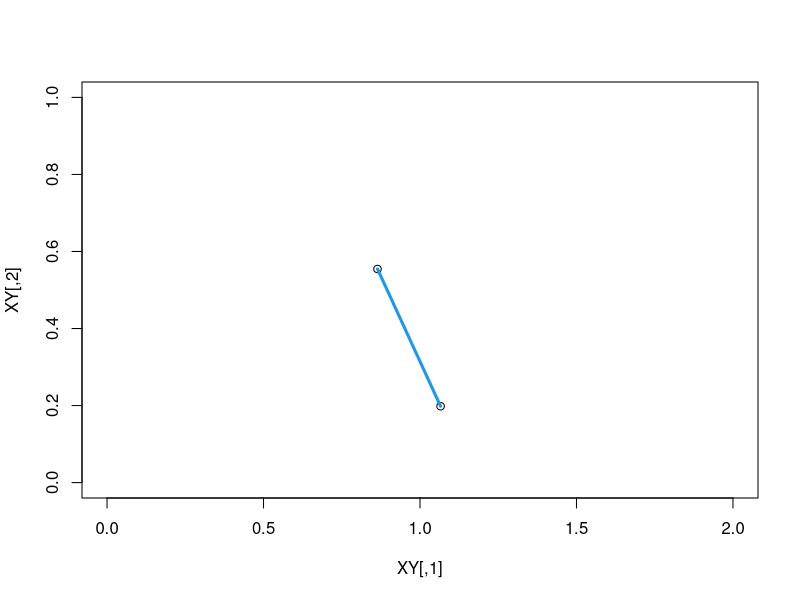
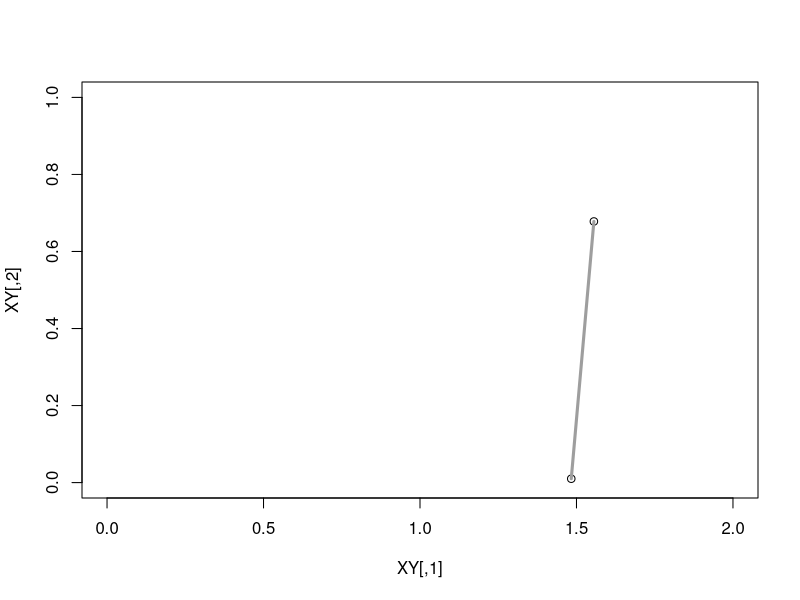
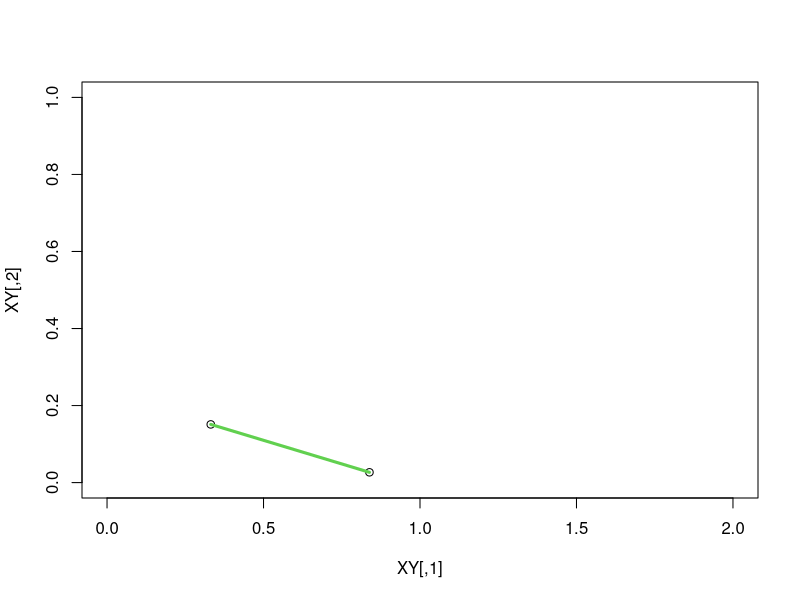
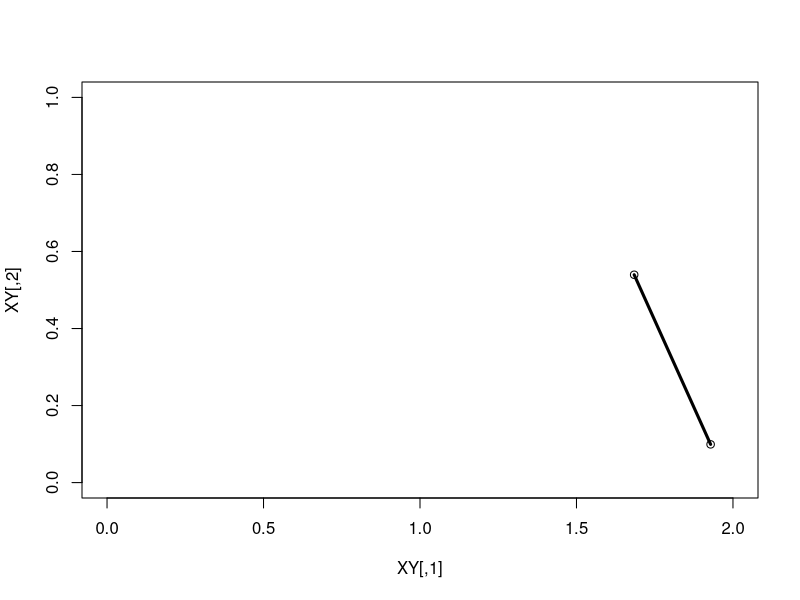
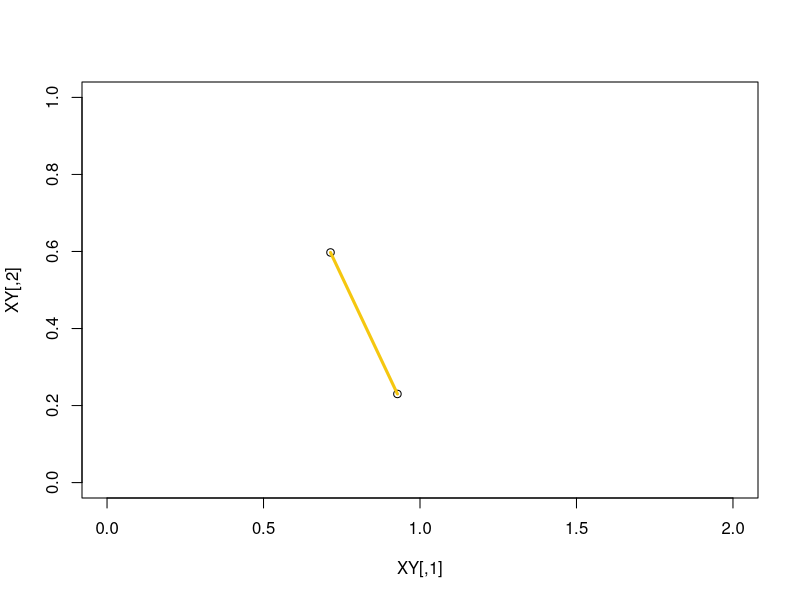
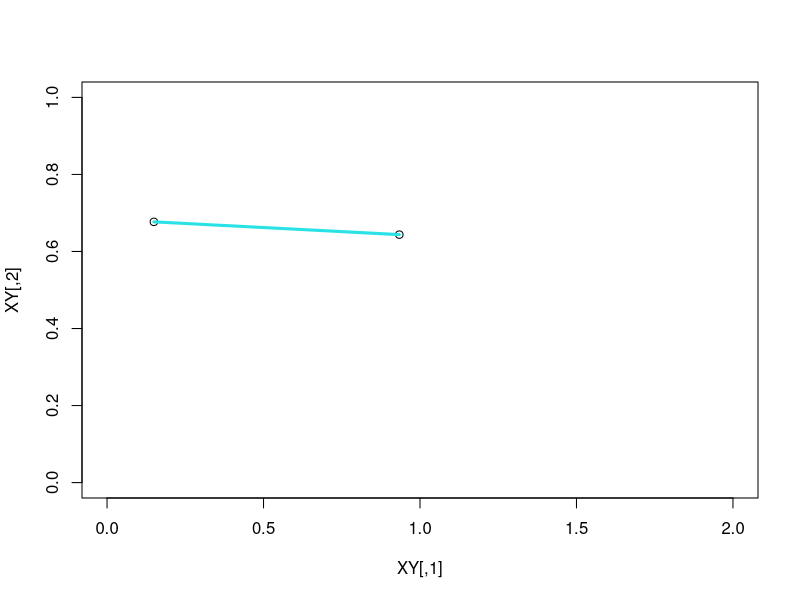
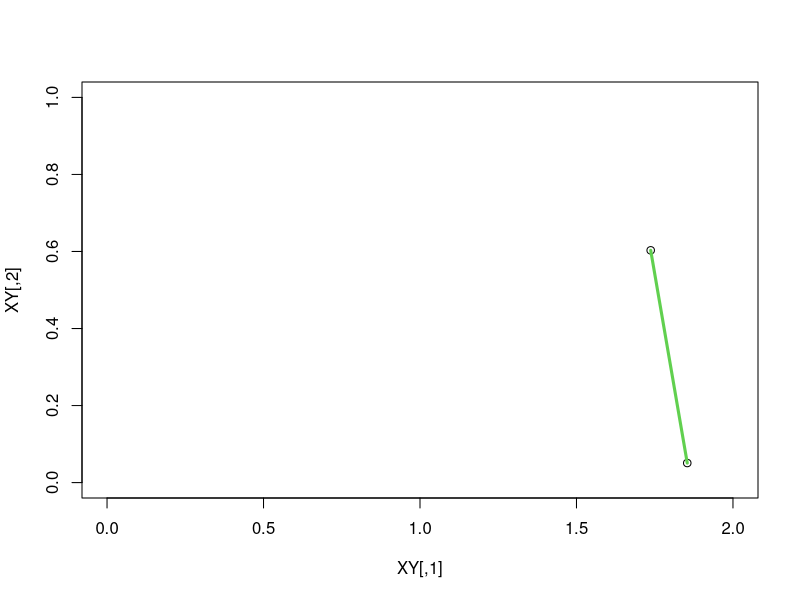
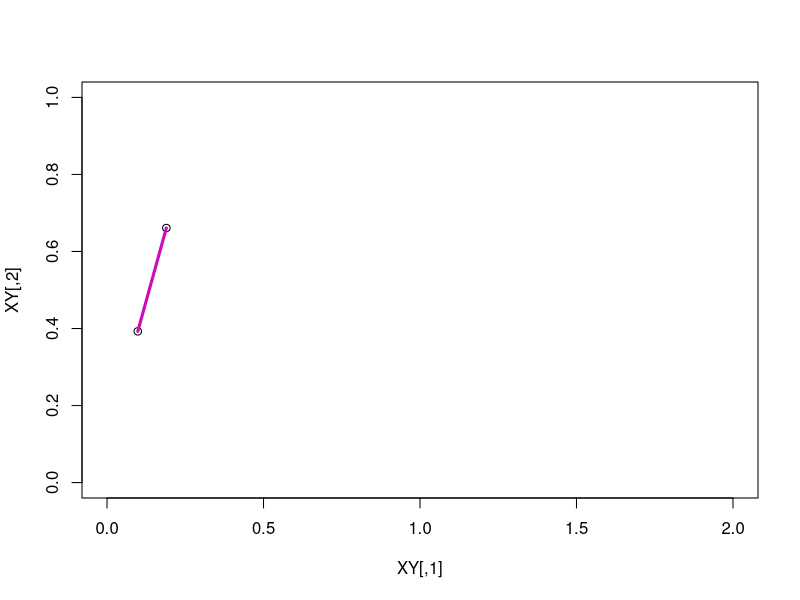

These charts were generated, in order, by the following R code:
smry <- function(X){             # more detailed than built-in 'summary' function
        mu <- mean(X)
        sigma <- sd(X)
        a <- min(X)
        q25 <- quantile(X,0.25)
        q50 <- quantile(X,0.50)
        q75 <- quantile(X,0.75)
        b <- max(X)
        c(mu=mu,sigma=sigma,min=a,q25,q50,q75,max=b)}

# SIMULATION (from geometry)

CL <- function(o) floor(657*runif(1))+1     # random color

# 1.  Select two points randomly in a rectangle of length=2 and width=1.
#     Compute summary statistics & histogram as in class.
#     In particular, what is the (estimated) mean distance between the points?

# must understand precisely which entries in the 2X2 matrix are xs & ys,
# as well as the more general runif(n,a,b) random number generator

matrix(c(c(6,7), c(8,9)), nrow=2, ncol=2)    # first column filled first, then second column

LS <- function(o)     # select two points randomly in the unit square
{
    XY <- matrix(c(runif(2,0,2),runif(2,0,1)), nrow=2, ncol=2)  # two xs, then two ys
    #x11(width=9,height=5.5)    # keep old plot and open a new plotting window
    plot(XY,xlim=c(0,2),ylim=0:1)     # 0:2 doesn't work since it gives c(0,1,2); want c(0,2) instead
    lines(XY,col=CL(),lwd=3)
    XY
}

LS()
LS()
LS()

for (j in 1:50)
  {
    Sys.sleep(1.0)   #suspends execution for 1.0 sec
    LS() 
  }

#graphics.off()   # close all plots altogether

rnd.dist <- function(m)
{
  sapply(1:m, function(o)
           {
             XY <- matrix(c(runif(2,0,2),runif(2,0,1)), nrow=2, ncol=2)  # two xs, then two ys
             D <- sqrt((XY[2,1]-XY[1,1])^2+(XY[2,2]-XY[1,2])^2)
             D
           })
}

DS <- rnd.dist(10000)
DS
dim(DS) <- c(10000,1)         # regard DS not as a vector, but a column matrix         
t(apply(DS,2,smry))

# expressions for the theoretical mean & standard deviation exist,
# as well as for the theoretical density function (omitted)

# our call to the 'matrix' function is the same as:

matrix(c(c(6,7), c(8,9)), nrow=2, ncol=2, byrow=FALSE)  # first column filled first, then second column

# the following gives the transpose of the above:

matrix(c(c(6,7), c(8,9)), nrow=2, ncol=2, byrow=TRUE)   # first row filled first, then second row

